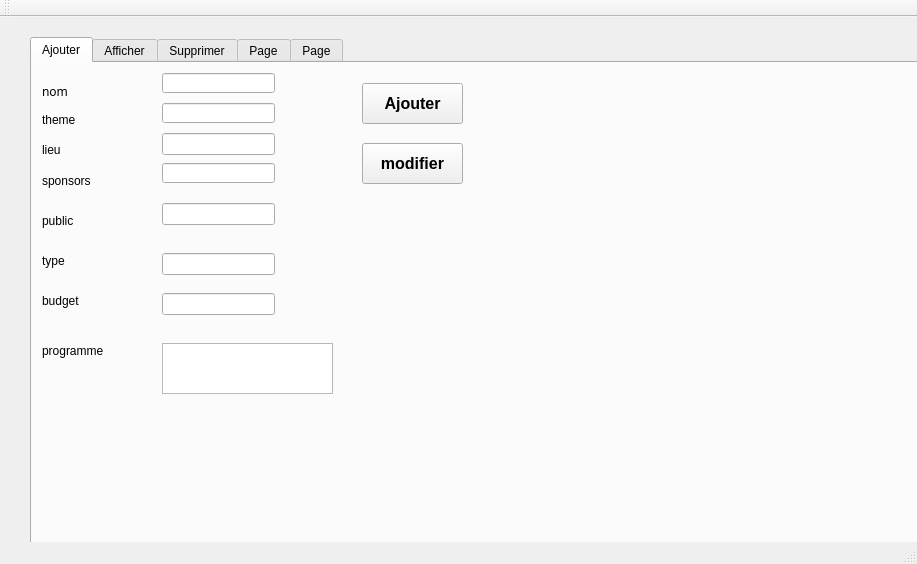
<?xml version="1.0" encoding="UTF-8"?>
<ui version="4.0">
 <class>MainWindow</class>
 <widget class="QMainWindow" name="MainWindow">
  <property name="geometry">
   <rect>
    <x>0</x>
    <y>0</y>
    <width>917</width>
    <height>564</height>
   </rect>
  </property>
  <property name="windowTitle">
   <string>Gestion des étudiants</string>
  </property>
  <widget class="QWidget" name="centralWidget">
   <widget class="QTabWidget" name="tabWidget">
    <property name="geometry">
     <rect>
      <x>30</x>
      <y>20</y>
      <width>1251</width>
      <height>571</height>
     </rect>
    </property>
    <property name="currentIndex">
     <number>0</number>
    </property>
    <widget class="QWidget" name="tab">
     <attribute name="title">
      <string>Ajouter</string>
     </attribute>
     <widget class="QLabel" name="label">
      <property name="geometry">
       <rect>
        <x>10</x>
        <y>20</y>
        <width>61</width>
        <height>16</height>
       </rect>
      </property>
      <property name="font">
       <font>
        <family>OCR A Extended</family>
       </font>
      </property>
      <property name="text">
       <string>nom</string>
      </property>
     </widget>
     <widget class="QLabel" name="label_2">
      <property name="geometry">
       <rect>
        <x>10</x>
        <y>50</y>
        <width>47</width>
        <height>13</height>
       </rect>
      </property>
      <property name="text">
       <string>theme</string>
      </property>
     </widget>
     <widget class="QLabel" name="label_3">
      <property name="geometry">
       <rect>
        <x>10</x>
        <y>80</y>
        <width>47</width>
        <height>13</height>
       </rect>
      </property>
      <property name="text">
       <string>lieu</string>
      </property>
     </widget>
     <widget class="QLineEdit" name="lineEdit_nom">
      <property name="geometry">
       <rect>
        <x>130</x>
        <y>10</y>
        <width>113</width>
        <height>20</height>
       </rect>
      </property>
     </widget>
     <widget class="QLineEdit" name="lineEdit_theme">
      <property name="geometry">
       <rect>
        <x>130</x>
        <y>40</y>
        <width>113</width>
        <height>20</height>
       </rect>
      </property>
     </widget>
     <widget class="QLineEdit" name="lineEdit_sponsors">
      <property name="geometry">
       <rect>
        <x>130</x>
        <y>100</y>
        <width>113</width>
        <height>20</height>
       </rect>
      </property>
     </widget>
     <widget class="QPushButton" name="pb_ajouter">
      <property name="geometry">
       <rect>
        <x>330</x>
        <y>20</y>
        <width>101</width>
        <height>41</height>
       </rect>
      </property>
      <property name="font">
       <font>
        <pointsize>12</pointsize>
        <weight>75</weight>
        <bold>true</bold>
       </font>
      </property>
      <property name="text">
       <string>Ajouter</string>
      </property>
     </widget>
     <widget class="QLabel" name="label_5">
      <property name="geometry">
       <rect>
        <x>10</x>
        <y>110</y>
        <width>56</width>
        <height>16</height>
       </rect>
      </property>
      <property name="text">
       <string>sponsors</string>
      </property>
     </widget>
     <widget class="QLabel" name="label_6">
      <property name="geometry">
       <rect>
        <x>10</x>
        <y>150</y>
        <width>56</width>
        <height>16</height>
       </rect>
      </property>
      <property name="text">
       <string>public</string>
      </property>
     </widget>
     <widget class="QLabel" name="label_7">
      <property name="geometry">
       <rect>
        <x>10</x>
        <y>190</y>
        <width>56</width>
        <height>16</height>
       </rect>
      </property>
      <property name="text">
       <string>type</string>
      </property>
     </widget>
     <widget class="QLabel" name="label_8">
      <property name="geometry">
       <rect>
        <x>10</x>
        <y>230</y>
        <width>56</width>
        <height>16</height>
       </rect>
      </property>
      <property name="text">
       <string>budget</string>
      </property>
     </widget>
     <widget class="QLineEdit" name="lineEdit_public">
      <property name="geometry">
       <rect>
        <x>130</x>
        <y>140</y>
        <width>113</width>
        <height>22</height>
       </rect>
      </property>
     </widget>
     <widget class="QLineEdit" name="lineEdit_type">
      <property name="geometry">
       <rect>
        <x>130</x>
        <y>190</y>
        <width>113</width>
        <height>22</height>
       </rect>
      </property>
     </widget>
     <widget class="QLineEdit" name="lineEdit_budget">
      <property name="geometry">
       <rect>
        <x>130</x>
        <y>230</y>
        <width>113</width>
        <height>22</height>
       </rect>
      </property>
     </widget>
     <widget class="QLineEdit" name="lineEdit_lieu">
      <property name="geometry">
       <rect>
        <x>130</x>
        <y>70</y>
        <width>113</width>
        <height>22</height>
       </rect>
      </property>
     </widget>
     <widget class="QTextEdit" name="textEdit">
      <property name="geometry">
       <rect>
        <x>130</x>
        <y>280</y>
        <width>171</width>
        <height>51</height>
       </rect>
      </property>
     </widget>
     <widget class="QLabel" name="label_10">
      <property name="geometry">
       <rect>
        <x>10</x>
        <y>280</y>
        <width>91</width>
        <height>16</height>
       </rect>
      </property>
      <property name="text">
       <string>programme</string>
      </property>
     </widget>
     <widget class="QPushButton" name="pb_modifier">
      <property name="geometry">
       <rect>
        <x>330</x>
        <y>80</y>
        <width>101</width>
        <height>41</height>
       </rect>
      </property>
      <property name="font">
       <font>
        <pointsize>12</pointsize>
        <weight>75</weight>
        <bold>true</bold>
       </font>
      </property>
      <property name="text">
       <string>modifier</string>
      </property>
     </widget>
    </widget>
    <widget class="QWidget" name="tab_2">
     <attribute name="title">
      <string>Afficher</string>
     </attribute>
     <widget class="QTableView" name="tabevennement">
      <property name="geometry">
       <rect>
        <x>10</x>
        <y>10</y>
        <width>721</width>
        <height>471</height>
       </rect>
      </property>
     </widget>
     <widget class="QPushButton" name="pb_button">
      <property name="geometry">
       <rect>
        <x>750</x>
        <y>10</y>
        <width>93</width>
        <height>28</height>
       </rect>
      </property>
      <property name="text">
       <string>capture</string>
      </property>
     </widget>
     <widget class="QLineEdit" name="lineEdit_search">
      <property name="geometry">
       <rect>
        <x>750</x>
        <y>220</y>
        <width>113</width>
        <height>22</height>
       </rect>
      </property>
     </widget>
     <widget class="QPushButton" name="pb_rechercher">
      <property name="geometry">
       <rect>
        <x>780</x>
        <y>250</y>
        <width>93</width>
        <height>28</height>
       </rect>
      </property>
      <property name="text">
       <string>rechercher</string>
      </property>
     </widget>
    </widget>
    <widget class="QWidget" name="tab_3">
     <attribute name="title">
      <string>Supprimer</string>
     </attribute>
     <widget class="QLabel" name="label_4">
      <property name="geometry">
       <rect>
        <x>20</x>
        <y>30</y>
        <width>61</width>
        <height>16</height>
       </rect>
      </property>
      <property name="text">
       <string>nom</string>
      </property>
     </widget>
     <widget class="QPushButton" name="pb_supprimer">
      <property name="geometry">
       <rect>
        <x>204</x>
        <y>102</y>
        <width>121</width>
        <height>61</height>
       </rect>
      </property>
      <property name="font">
       <font>
        <pointsize>12</pointsize>
        <weight>75</weight>
        <bold>true</bold>
       </font>
      </property>
      <property name="text">
       <string>Supprimer</string>
      </property>
     </widget>
     <widget class="QLineEdit" name="lineEdit3">
      <property name="enabled">
       <bool>true</bool>
      </property>
      <property name="geometry">
       <rect>
        <x>90</x>
        <y>30</y>
        <width>113</width>
        <height>22</height>
       </rect>
      </property>
     </widget>
    </widget>
    <widget class="QWidget" name="tab_4">
     <attribute name="title">
      <string>Page</string>
     </attribute>
     <widget class="QTextBrowser" name="textBrowser">
      <property name="geometry">
       <rect>
        <x>20</x>
        <y>60</y>
        <width>256</width>
        <height>192</height>
       </rect>
      </property>
     </widget>
     <widget class="QLineEdit" name="lineEdit_input">
      <property name="geometry">
       <rect>
        <x>20</x>
        <y>10</y>
        <width>113</width>
        <height>22</height>
       </rect>
      </property>
     </widget>
     <widget class="QPushButton" name="pb_send">
      <property name="geometry">
       <rect>
        <x>170</x>
        <y>10</y>
        <width>93</width>
        <height>28</height>
       </rect>
      </property>
      <property name="text">
       <string>clicked</string>
      </property>
     </widget>
    </widget>
    <widget class="QWidget" name="tab_5">
     <attribute name="title">
      <string>Page</string>
     </attribute>
     <widget class="QTextEdit" name="textEdit_eventDetails">
      <property name="geometry">
       <rect>
        <x>20</x>
        <y>20</y>
        <width>351</width>
        <height>231</height>
       </rect>
      </property>
     </widget>
     <widget class="QPushButton" name="pb_imprimer">
      <property name="geometry">
       <rect>
        <x>400</x>
        <y>70</y>
        <width>93</width>
        <height>28</height>
       </rect>
      </property>
      <property name="text">
       <string>impression </string>
      </property>
     </widget>
    </widget>
   </widget>
  </widget>
  <widget class="QMenuBar" name="menuBar">
   <property name="geometry">
    <rect>
     <x>0</x>
     <y>0</y>
     <width>917</width>
     <height>26</height>
    </rect>
   </property>
  </widget>
  <widget class="QToolBar" name="mainToolBar">
   <attribute name="toolBarArea">
    <enum>TopToolBarArea</enum>
   </attribute>
   <attribute name="toolBarBreak">
    <bool>false</bool>
   </attribute>
  </widget>
  <widget class="QStatusBar" name="statusBar"/>
 </widget>
 <layoutdefault spacing="6" margin="11"/>
 <resources/>
 <connections/>
</ui>
